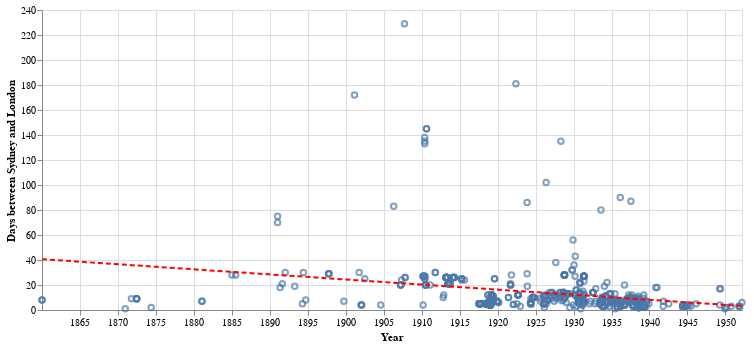

Notebook cell for this chart:
### Markdown cell above
The median number of days seems to show a trend. Let's see if we can visualise that trend by fitting a curve (in this case a first degree polynomial) to the complete set of data points.

### Code cell
# See https://altair-viz.github.io/gallery/poly_fit.html for an example of creating polynomial fit plots using Altair

ts_df = new_df.copy()

# We need to convert the dates to timestamps to fit the data
ts_df['timestamp'] = ts_df['date'].apply(lambda x: x.timestamp())

# Build a dataframe with the fitted data
poly_data = pd.DataFrame({'xfit': np.linspace(ts_df['timestamp'].min(), ts_df['timestamp'].max())})
poly_data['yfit'] = np.poly1d(np.polyfit(ts_df['timestamp'], ts_df['days'], 1))(poly_data['xfit'])

# Now we can turn the fitted timestamps back into dates for charting
poly_data['xfit'] = poly_data['xfit'].apply(lambda x: datetime.datetime.fromtimestamp(x))

# Plot the points
points = alt.Chart(ts_df).mark_point().encode(
    x=alt.X('date:T', axis=alt.Axis(title='Year', format='%Y')),
    y=alt.Y('days', axis=alt.Axis(title='Days between Sydney and London')),
    tooltip=[alt.Tooltip('title', title='Title'), alt.Tooltip('date', title='Date')]
).properties(width=700)

# Plot the best fit 
polynomial_fit = alt.Chart(poly_data).mark_line(color='red', strokeDash=[5, 3]).encode(
    x='xfit',
    y='yfit'
)

points + polynomial_fit

### Figure 1 — Vega-Lite specification as saved in the notebook (floating-point values rounded to 4 significant figures; data arrays with more than 128 entries replaced by an {"elided": "..."} marker saying what was removed)
{"$schema": "https://vega.github.io/schema/vega-lite/v3.4.0.json", "config": {"mark": {"tooltip": null}, "view": {"height": 300, "width": 400}}, "datasets": {"data-91f488aa1dc74d98c922553b17e77f34": {"elided": "618 records"}, "data-9f4a23409127c5c452b782ea49735052": [{"xfit": "1860-01-13T10:04:52", "yfit": 40.66}, {"xfit": "1861-11-30T05:40:22.612245", "yfit": 39.9}, {"xfit": "1863-10-18T01:15:53.224490", "yfit": 39.13}, {"xfit": "1865-09-03T20:51:23.836735", "yfit": 38.37}, {"xfit": "1867-07-22T16:26:54.448979", "yfit": 37.6}, {"xfit": "1869-06-08T12:02:25.061224", "yfit": 36.84}, {"xfit": "1871-04-26T07:37:55.673470", "yfit": 36.08}, {"xfit": "1873-03-13T03:13:26.285714", "yfit": 35.31}, {"xfit": "1875-01-28T22:48:56.897959", "yfit": 34.55}, {"xfit": "1876-12-15T18:24:27.510204", "yfit": 33.78}, {"xfit": "1878-11-02T13:59:58.122449", "yfit": 33.02}, {"xfit": "1880-09-19T09:35:28.734694", "yfit": 32.26}, {"xfit": "1882-08-07T05:10:59.346939", "yfit": 31.49}, {"xfit": "1884-06-24T00:46:29.959184", "yfit": 30.73}, {"xfit": "1886-05-11T20:22:00.571428", "yfit": 29.96}, {"xfit": "1888-03-28T15:57:31.183673", "yfit": 29.2}, {"xfit": "1890-02-13T11:33:01.795918", "yfit": 28.43}, {"xfit": "1892-01-01T07:08:32.408163", "yfit": 27.67}, {"xfit": "1893-11-18T02:44:03.020408", "yfit": 26.91}, {"xfit": "1895-10-05T22:14:41.632653", "yfit": 26.14}, {"xfit": "1897-08-22T17:50:12.244898", "yfit": 25.38}, {"xfit": "1899-07-10T13:25:42.857143", "yfit": 24.61}, {"xfit": "1901-05-28T09:01:13.469388", "yfit": 23.85}, {"xfit": "1903-04-15T04:36:44.081633", "yfit": 23.08}, {"xfit": "1905-03-02T00:12:14.693877", "yfit": 22.32}, {"xfit": "1907-01-17T19:47:45.306122", "yfit": 21.56}, {"xfit": "1908-12-04T15:23:15.918367", "yfit": 20.79}, {"xfit": "1910-10-22T10:58:46.530612", "yfit": 20.03}, {"xfit": "1912-09-08T06:34:17.142857", "yfit": 19.26}, {"xfit": "1914-07-27T02:09:47.755102", "yfit": 18.5}, {"xfit": "1916-06-12T21:45:18.367347", "yfit": 17.74}, {"xfit": "1918-04-30T17:20:48.979592", "yfit": 16.97}, {"xfit": "1920-03-17T12:56:19.591837", "yfit": 16.21}, {"xfit": "1922-02-02T08:31:50.204082", "yfit": 15.44}, {"xfit": "1923-12-21T04:07:20.816326", "yfit": 14.68}, {"xfit": "1925-11-06T23:42:51.428571", "yfit": 13.91}, {"xfit": "1927-09-24T19:18:22.040816", "yfit": 13.15}, {"xfit": "1929-08-11T14:53:52.653061", "yfit": 12.39}, {"xfit": "1931-06-29T10:29:23.265306", "yfit": 11.62}, {"xfit": "1933-05-16T06:04:53.877551", "yfit": 10.86}, {"xfit": "1935-04-03T01:40:24.489796", "yfit": 10.09}, {"xfit": "1937-02-17T21:15:55.102041", "yfit": 9.329}, {"xfit": "1939-01-05T16:51:25.714286", "yfit": 8.565}, {"xfit": "1940-11-22T12:26:56.326530", "yfit": 7.8}, {"xfit": "1942-10-10T09:02:26.938776", "yfit": 7.036}, {"xfit": "1944-08-27T03:37:57.551020", "yfit": 6.272}, {"xfit": "1946-07-14T23:13:28.163265", "yfit": 5.508}, {"xfit": "1948-05-31T18:48:58.775510", "yfit": 4.743}, {"xfit": "1950-04-18T14:24:29.387755", "yfit": 3.979}, {"xfit": "1952-03-05T10:00:00", "yfit": 3.215}]}, "layer": [{"data": {"name": "data-91f488aa1dc74d98c922553b17e77f34"}, "encoding": {"tooltip": [{"field": "title", "title": "Title", "type": "nominal"}, {"field": "date", "title": "Date", "type": "temporal"}], "x": {"axis": {"format": "%Y", "title": "Year"}, "field": "date", "type": "temporal"}, "y": {"axis": {"title": "Days between Sydney and London"}, "field": "days", "type": "quantitative"}}, "mark": "point", "width": 700}, {"data": {"name": "data-9f4a23409127c5c452b782ea49735052"}, "encoding": {"x": {"field": "xfit", "type": "temporal"}, "y": {"field": "yfit", "type": "quantitative"}}, "mark": {"color": "red", "strokeDash": [5, 3], "type": "line"}}]}
